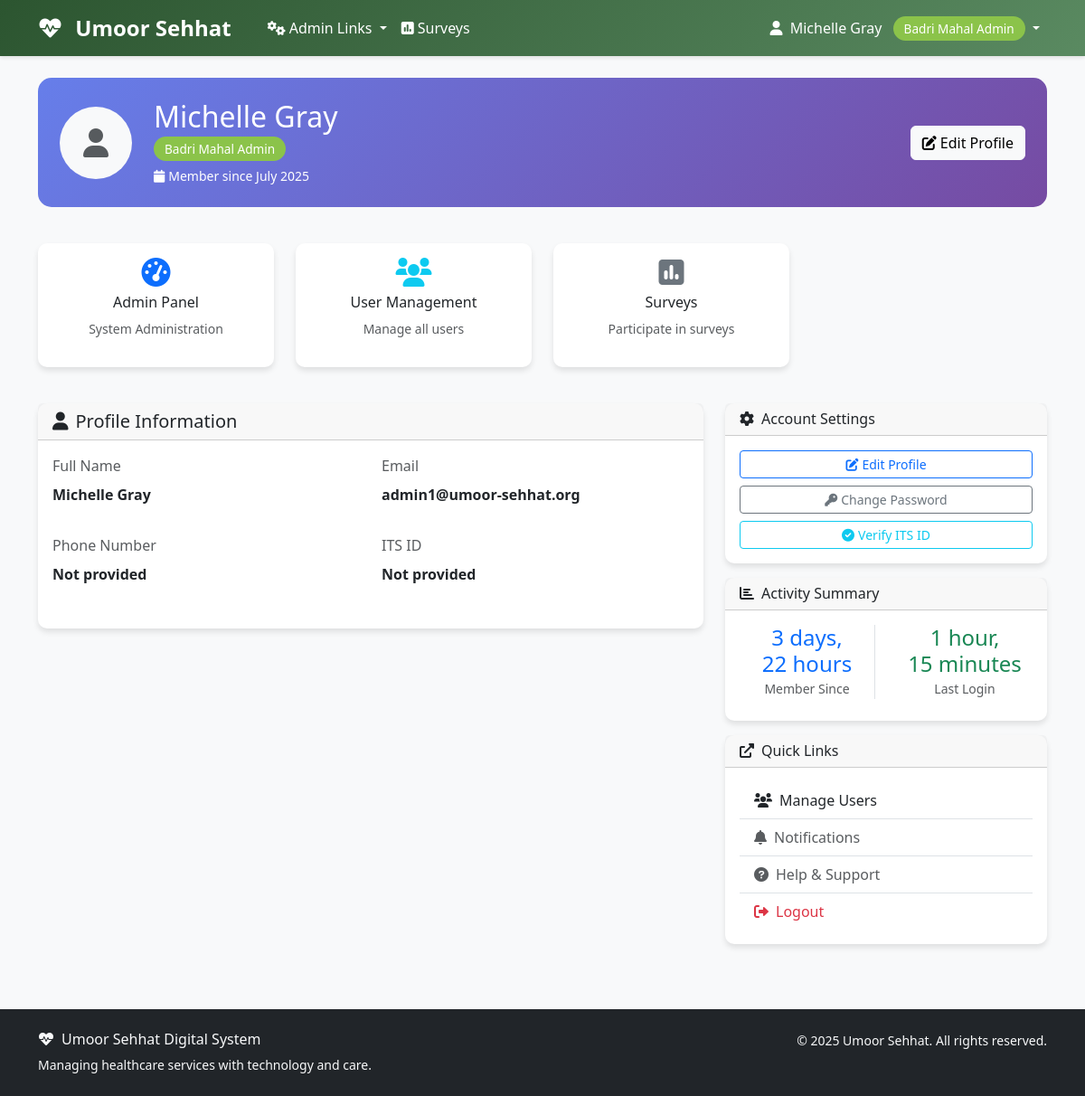
Page /accounts/profile/ (signed in) on the earlier database version.
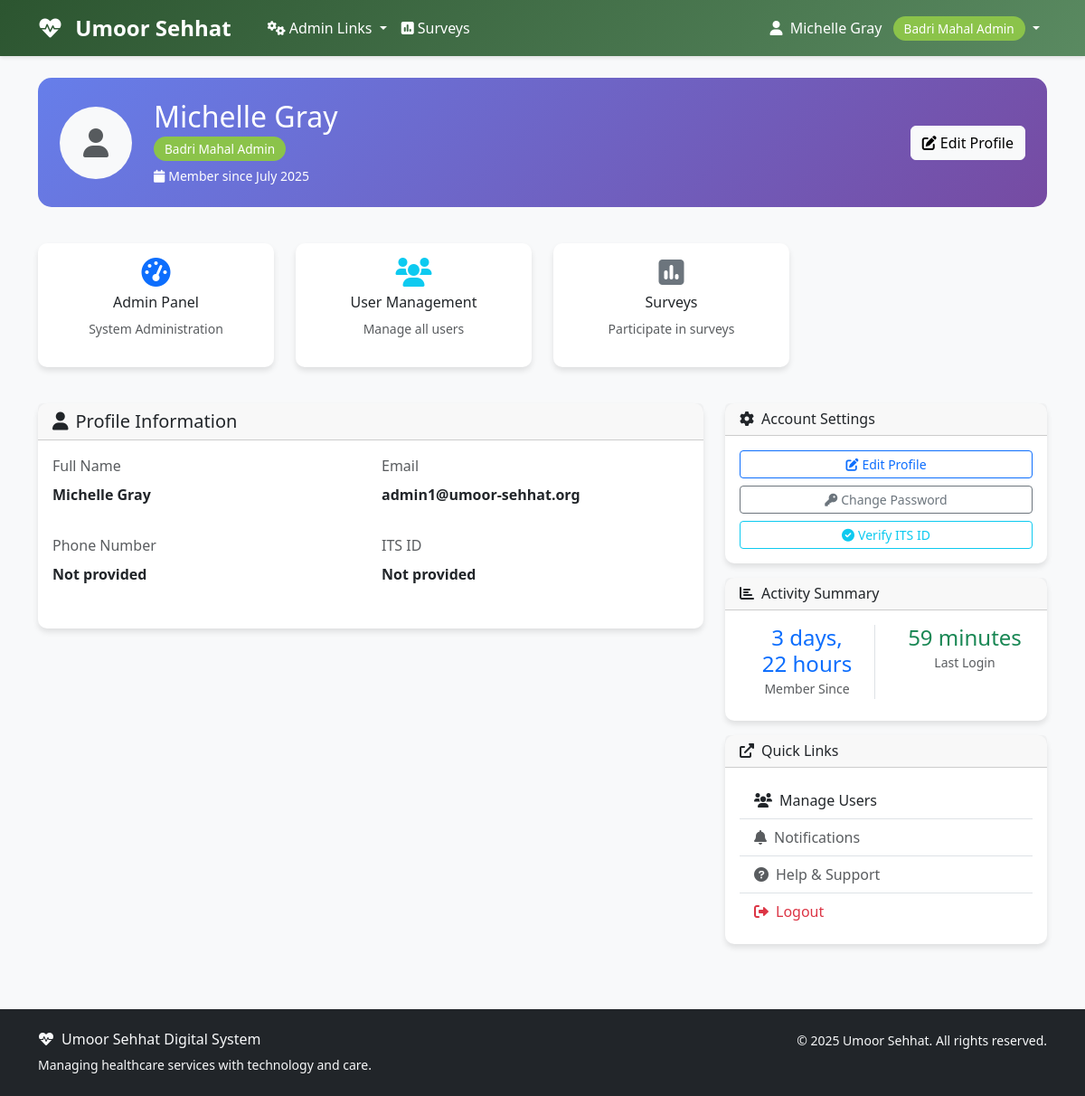
Same page on the later database version.
### accounts/models.py (models this page shows, shortened)
class User(AbstractUser):
    ROLE_CHOICES = [
        ('aamil', 'Aamil'),
        ('moze_coordinator', 'Moze Coordinator'),
        ('doctor', 'Doctor'),
        ('student', 'Student'),
        ('badri_mahal_admin', 'Badri Mahal Admin'),
    ]
    role = models.CharField(max_length=20, choices=ROLE_CHOICES, default='student')
    its_id = models.CharField(
        max_length=8,
        unique=True,
        null=True,
        blank=True,
        validators=[RegexValidator(
            regex=r'^\d{8}$',
            message='ITS ID must be exactly 8 digits',
            code='invalid_its_id'
        )],
        help_text='8-digit ITS ID'
    )
    phone_number = models.CharField(max_length=15, blank=True, null=True)
    profile_photo = models.URLField(blank=True, null=True)
    arabic_name = models.CharField(max_length=100, blank=True, null=True)
    age = models.PositiveIntegerField(blank=True, null=True)
    verified_certificate = models.FileField(upload_to='certificates/', blank=True, null=True)
    specialty = models.CharField(max_length=100, blank=True, null=True)
    college = models.CharField(max_length=100, blank=True, null=True)  # For students
    specialization = models.CharField(max_length=100, blank=True, null=True)  # For students
    created_at = models.DateTimeField(auto_now_add=True)
    updated_at = models.DateTimeField(auto_now=True)
    def get_full_name(self):
        if self.arabic_name:
            return self.arabic_name
        return super().get_full_name() or self.username
    @property
    def is_aamil(self):
        return self.role == 'aamil'
    @property
    def is_moze_coordinator(self):
        return self.role == 'moze_coordinator'
    @property
    def is_doctor(self):
        return self.role == 'doctor'
    @property
    def is_student(self):
        return self.role == 'student'
    @property
    def is_admin(self):
        return self.role == 'badri_mahal_admin' or self.is_superuser
    class Meta:
        verbose_name = 'User'
        verbose_name_plural = 'Users'
        ordering = ['first_name', 'last_name']

### accounts/views.py (the view, shortened to what this page needs)
# urls.py: path('profile/', views.ProfileView.as_view(), name='profile'),
class ProfileView(LoginRequiredMixin, TemplateView):
    template_name = 'accounts/profile.html'
    def get_context_data(self, **kwargs):
        context = super().get_context_data(**kwargs)
        user = self.request.user
        profile, created = UserProfile.objects.get_or_create(user=user)
        context.update({
            'user': user,
            'profile': profile,
            'role_display': user.get_role_display(),
        })
        return context

### templates/accounts/profile.html (shortened to what the changed rows need)
{% extends 'base.html' %}
{% block content %}
<div class="container">
    <div class="row">
        <div class="col-12 mb-4">
            <div class="dashboard-card">
                <div class="row align-items-center">
                    <div class="col">
                        <h2 class="mb-1">{{ user.get_full_name|default:user.username }}</h2>
                        <p class="mb-2">
                            <span class="role-badge">{{ user.get_role_display }}</span>
                        </p>
                        <p class="mb-0 small">
                            <i class="fas fa-calendar me-1"></i>Member since {{ user.date_joined|date:"F Y" }}
                        </p>
                    </div>
                </div>
            </div>
        </div>
        <div class="col-md-8">
            <div class="card">
                <div class="card-body">
                    <div class="row">
                        <div class="col-sm-6 mb-3">
                            <label class="form-label text-muted">Full Name</label>
                            <p class="fw-bold">{{ user.get_full_name|default:"Not provided" }}</p>
                        </div>
                        <div class="col-sm-6 mb-3">
                            <label class="form-label text-muted">Email</label>
                            <p class="fw-bold">{{ user.email|default:"Not provided" }}</p>
                        </div>
                        <div class="col-sm-6 mb-3">
                            <label class="form-label text-muted">Phone Number</label>
                            <p class="fw-bold">{{ user.phone_number|default:"Not provided" }}</p>
                        </div>
                        <div class="col-sm-6 mb-3">
                            <label class="form-label text-muted">ITS ID</label>
                            <p class="fw-bold">{{ user.its_id|default:"Not provided" }}</p>
                        </div>
                    </div>
                </div>
            </div>
        </div>
        <div class="col-md-4">
            <div class="card mt-3">
                <div class="card-body">
                    <div class="row text-center">
                        <div class="col-6 mb-2">
                            <div class="border-end">
                                <h4 class="text-primary mb-0">{{ user.date_joined|timesince }}</h4>
                                <small class="text-muted">Member Since</small>
                            </div>
                        </div>
                        <div class="col-6 mb-2">
                            <h4 class="text-success mb-0">{{ user.last_login|timesince }}</h4>
                            <small class="text-muted">Last Login</small>
                        </div>
                    </div>
                </div>
            </div>
        </div>
    </div>
</div>
{% endblock %}

### templates/base.html (shortened to what this page needs)
<!DOCTYPE html>
<html lang="en">
<head>
    <link href="https://cdn.jsdelivr.net/npm/bootstrap@5.3.0/dist/css/bootstrap.min.css" rel="stylesheet">
    <link href="https://cdnjs.cloudflare.com/ajax/libs/font-awesome/6.0.0/css/all.min.css" rel="stylesheet">
</head>
<body>
    <nav class="navbar navbar-expand-lg navbar-custom">
        <div class="container">
            <a class="navbar-brand text-white" href="{% url 'dashboard' %}">
                <i class="fas fa-heartbeat me-2"></i>
                Umoor Sehhat
            </a>
            <div class="collapse navbar-collapse" id="navbarNav">
                {% if user.is_authenticated %}
                    <ul class="navbar-nav me-auto">
                        {% if user.is_admin %}
                            <li class="nav-item dropdown">
                                <a class="nav-link dropdown-toggle" href="#" id="adminDropdown" role="button" data-bs-toggle="dropdown" aria-expanded="false">
                                    <i class="fas fa-cogs me-1"></i>Admin Links
                                </a>
                            </li>
                        {% endif %}
                        <li class="nav-item">
                            <a class="nav-link" href="{% url 'surveys:list' %}" class="text-decoration-none">
                                <i class="fas fa-poll me-1"></i>Surveys
                            </a>
                        </li>
                    </ul>
                    <ul class="navbar-nav">
                        <li class="nav-item dropdown">
                            <a class="nav-link dropdown-toggle" href="#" id="navbarDropdown" role="button" data-bs-toggle="dropdown">
                                <i class="fas fa-user me-1"></i>
                                {{ user.get_full_name|default:user.username }}
                                <span class="role-badge ms-2">{{ user.get_role_display }}</span>
                            </a>
                        </li>
                    </ul>
                {% endif %}
            </div>
        </div>
    </nav>
    <main class="container-fluid py-4">
        {% block content %}{% endblock %}
    </main>
    <footer class="bg-dark text-light py-4 mt-5">
        <div class="container">
            <div class="row">
                <div class="col-md-6">
                    <h6><i class="fas fa-heartbeat me-2"></i>Umoor Sehhat Digital System</h6>
                    <p class="small mb-0">Managing healthcare services with technology and care.</p>
                </div>
                <div class="col-md-6 text-md-end">
                    <p class="small mb-0">
                        &copy; {% now "Y" %} Umoor Sehhat. All rights reserved.
                    </p>
                </div>
            </div>
        </div>
    </footer>
</body>
</html>

Differences in the rows shown:
changed User "Michelle Gray": last_login "1 hour, 15 minutes" → "59 minutes"
